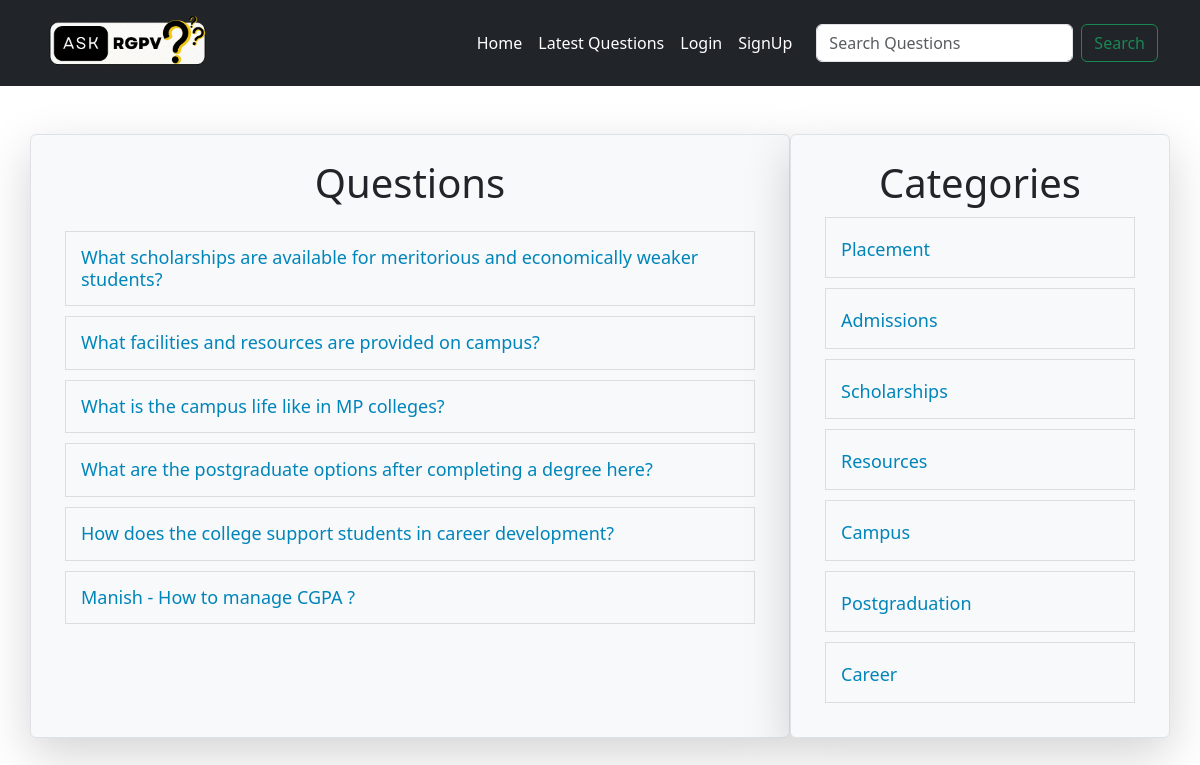
The page / on the database its author committed.
### tables this page shows
CREATE TABLE `questions` (
  `id` int(10) NOT NULL,
  `title` varchar(100) NOT NULL,
  `description` varchar(300) NOT NULL,
  `category_id` int(10) NOT NULL,
  `user_id` int(10) NOT NULL
);

CREATE TABLE `category` (
  `id` int(30) NOT NULL,
  `name` varchar(100) NOT NULL
);

### client/categorylist.php (the view)
<div>
    <h1 class="heading">Categories</h1>
    <?php
    include("./common/db.php");
    $query="select * from category";
     $result = $conn->query($query);
     foreach($result as $row){
        $name= ucfirst($row['name']);
        $id= $row['id'];
        echo "<div class='row question-list'>
         <h4><a href='?c-id=$id'>$name</a></h4>
        </div>";
     }
    ?>
</div>

### index.php (shortened to what this page needs)
<!DOCTYPE html>
<html lang="en">
<head>
    <?php include('./client/commonFiles.php') ?>
</head>
<body>
    <?php
    include('./client/header.php');
    if (isset($_GET['signup']) && (!isset($_SESSION['user']) || !isset($_SESSION['user']['username']))) {
        include('./client/signup.php');
    } elseif (isset($_GET['login']) && (!isset($_SESSION['user']) || !isset($_SESSION['user']['username']))) {
        include('./client/login.php');
    } elseif (isset($_GET['ask'])) {
        include('./client/ask.php');
    } elseif (isset($_GET['q-id'])) {
        $qid = $_GET['q-id'];
        include('./client/question-details.php');
    } elseif (isset($_GET['c-id'])) {
        $cid = $_GET['c-id'];
        include('./client/questions.php');
    } elseif (isset($_GET['u-id'])) {
        $uid = $_GET['u-id'];
        include('./client/questions.php');
    } elseif (isset($_GET['latest'])) {
        include('./client/questions.php');
    } elseif (isset($_GET['search'])) {
        $search = $_GET['search'];
        include('./client/questions.php');
    }
      else {
        include('./client/questions.php');
    }
    ?>
</body>
</html>

### client/commonFiles.php (shortened to what this page needs)
<link href="https://cdn.jsdelivr.net/npm/bootstrap@5.3.3/dist/css/bootstrap.min.css" rel="stylesheet">
<link rel="stylesheet" href="./public/style.css">

### client/header.php (shortened to what this page needs)
<nav class="navbar navbar-expand-lg navbar-dark bg-dark sticky-top">
  <div class="container">
    <a class="navbar-brand" href="./">
      <img src="./public/logo.png" alt="Logo" class="logo-img">
    </a>
    <div class="collapse navbar-collapse" id="navbarNav">
      <ul class="navbar-nav ms-auto">
        <li class="nav-item">
          <a class="nav-link text-white" href="./">Home</a>
        </li>
        <li class="nav-item">
          <a class="nav-link text-white" href="?latest=true">Latest Questions</a>
        </li>
        <?php if (!isset($_SESSION['user']) || !isset($_SESSION['user']['username'])) { ?>
          <li class="nav-item">
            <a class="nav-link text-white" href="?login=true">Login</a>
          </li>
          <li class="nav-item">
            <a class="nav-link text-white" href="?signup=true">SignUp</a>
          </li>
        <?php } ?>
      </ul>
      <form class="d-flex ms-lg-3" action="">
        <input class="form-control me-2" name="search" type="search" placeholder="Search Questions" aria-label="Search">
        <button class="btn btn-outline-success" type="submit">Search</button>
      </form>
    </div>
  </div>
</nav>

### client/questions.php (shortened to what this page needs)
<div class="container mt-5">
    <div class="row">
        <div class="col-md-8 col-12 p-4 border rounded shadow-lg bg-light">
            <h1 class="heading mb-4">Questions</h1>
            <?php
                include("./common/db.php");
                if(isset($_GET["c-id"])){
                    $query="select * from questions where category_id=$cid";
                } else if(isset($_GET["u-id"])){
                    $query="select * from questions where user_id=$uid";
                } else if(isset($_GET["latest"])){
                    $query="select * from questions order by id desc";
                } else if(isset($_GET["search"])){
                    $query = "select * from questions where `title` LIKE '%$search%'";
                } else {
                    $query="select * from questions";
                }
                $result = $conn->query($query);
                foreach ($result as $row) {
                    $title = $row['title'];
                    $id = $row['id'];
                    echo "<div class='row question-list'>
                            <h4 class='my-question'><a href='?q-id=$id'>$title</a>";
                    echo "</h4>
                          </div>";
                }
            ?>
        </div>
        <div class="col-md-4 col-12 p-4 bg-light border rounded shadow-lg">
            <?php include('categorylist.php'); ?>
        </div>
    </div>
</div>

### public/style.css (style rules this page uses)
a { color: grey !important; }
.heading { text-align: center; }
.logo-img { max-height: 60px; width: auto; object-fit: contain; }
.question-list { border: 1px solid #ddd; padding: 15px; margin: 10px; }
.question-list h4 { margin: 0; padding: 0; }
.question-list a, .question-title { font-size: 18px; text-decoration: none; color: rgb(0, 133, 186) !important; }
.my-question { display: flex; justify-content: space-between; }

### rows shown on the page
questions: title "What scholarships are available for meritorious and economically weaker students?"
questions: title "What facilities and resources are provided on campus?"
questions: title "What is the campus life like in MP colleges?"
questions: title "What are the postgraduate options after completing a degree here?"
questions: title "How does the college support students in career development?"
questions: title "Manish - How to manage CGPA ?"
category: name "Placement"
category: name "Admissions"
category: name "Scholarships"
category: name "Resources"
category: name "Campus"
category: name "Postgraduation"
category: name "Career"
